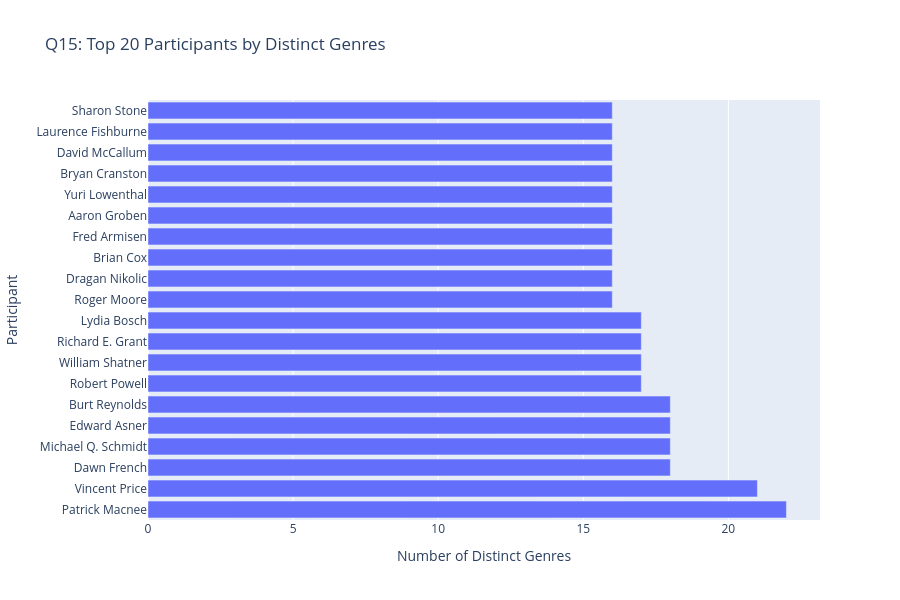
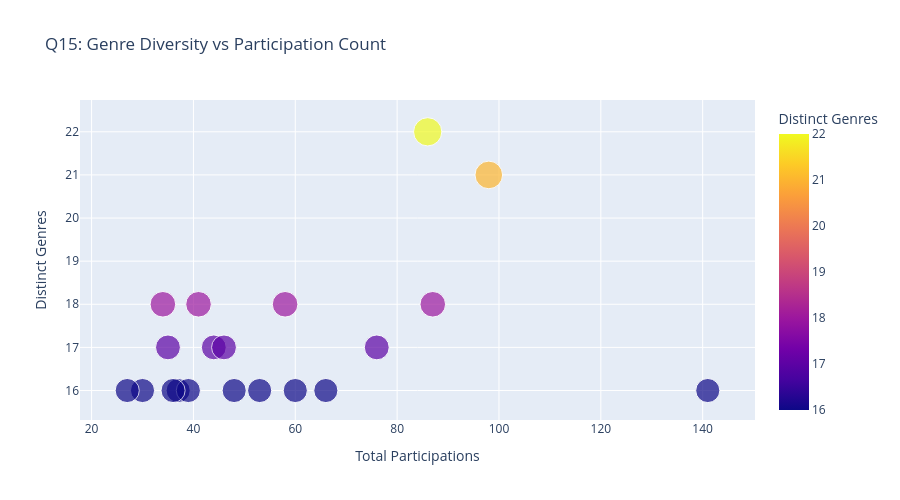

These figures' notebook cell, in order:
### Code cell
# Q15: Visualization - Horizontal Bar Chart & Bubble Chart
# Prepare data for Q15
viz_data_q15 = (
    participations_pers.merge(bridge_genres, on='tconst', how='inner')
    .groupby('nconst')
    .agg({
        'genre_id': 'nunique',
        'tconst': 'count'
    })
    .reset_index()
    .rename(columns={'genre_id': 'distinct_genres_count', 'tconst': 'participation_count'})
    .sort_values('distinct_genres_count', ascending=False)
    .merge(dim_person[['nconst', 'primaryName']], on='nconst', how='left')
    .head(20)
)

# Horizontal bar chart
fig_q15_bar = px.bar(
    viz_data_q15,
    y='primaryName',
    x='distinct_genres_count',
    orientation='h',
    title='Q15: Top 20 Participants by Distinct Genres',
    labels={'distinct_genres_count': 'Number of Distinct Genres', 'primaryName': 'Participant'},
    height=600
)
fig_q15_bar.show()

# Bubble chart - Genres vs Participations
fig_q15_bubble = px.scatter(
    viz_data_q15,
    x='participation_count',
    y='distinct_genres_count',
    size='distinct_genres_count',
    color='distinct_genres_count',
    hover_name='primaryName',
    title='Q15: Genre Diversity vs Participation Count',
    labels={'participation_count': 'Total Participations', 'distinct_genres_count': 'Distinct Genres'},
    height=500
)
fig_q15_bubble.show()

### Figure 1 — Plotly figure (JSON) as saved in the notebook; plotly's stock layout.template omitted (floating-point values rounded to 4 significant figures)
{"data": [{"hovertemplate": "Number of Distinct Genres=%{x}<br>Participant=%{y}<extra></extra>", "legendgroup": "", "marker": {"color": "#636efa", "pattern": {"shape": ""}}, "name": "", "orientation": "h", "showlegend": false, "textposition": "auto", "type": "bar", "x": [22, 21, 18, 18, 18, 18, 17, 17, 17, 17, 16, 16, 16, 16, 16, 16, 16, 16, 16, 16], "xaxis": "x", "y": ["Patrick Macnee", "Vincent Price", "Dawn French", "Michael Q. Schmidt", "Edward Asner", "Burt Reynolds", "Robert Powell", "William Shatner", "Richard E. Grant", "Lydia Bosch", "Roger Moore", "Dragan Nikolic", "Brian Cox", "Fred Armisen", "Aaron Groben", "Yuri Lowenthal", "Bryan Cranston", "David McCallum", "Laurence Fishburne", "Sharon Stone"], "yaxis": "y"}], "layout": {"barmode": "relative", "height": 600, "legend": {"tracegroupgap": 0}, "title": {"text": "Q15: Top 20 Participants by Distinct Genres"}, "xaxis": {"anchor": "y", "domain": [0, 1], "title": {"text": "Number of Distinct Genres"}}, "yaxis": {"anchor": "x", "domain": [0, 1], "title": {"text": "Participant"}}}}

### Figure 2 — Plotly figure (JSON) as saved in the notebook; plotly's stock layout.template omitted (floating-point values rounded to 4 significant figures)
{"data": [{"hovertemplate": "<b>%{hovertext}</b><br><br>Total Participations=%{x}<br>Distinct Genres=%{marker.color}<extra></extra>", "hovertext": ["Patrick Macnee", "Vincent Price", "Dawn French", "Michael Q. Schmidt", "Edward Asner", "Burt Reynolds", "Robert Powell", "William Shatner", "Richard E. Grant", "Lydia Bosch", "Roger Moore", "Dragan Nikolic", "Brian Cox", "Fred Armisen", "Aaron Groben", "Yuri Lowenthal", "Bryan Cranston", "David McCallum", "Laurence Fishburne", "Sharon Stone"], "legendgroup": "", "marker": {"color": [22, 21, 18, 18, 18, 18, 17, 17, 17, 17, 16, 16, 16, 16, 16, 16, 16, 16, 16, 16], "coloraxis": "coloraxis", "size": [22, 21, 18, 18, 18, 18, 17, 17, 17, 17, 16, 16, 16, 16, 16, 16, 16, 16, 16, 16], "sizemode": "area", "sizeref": 0.055, "symbol": "circle"}, "mode": "markers", "name": "", "orientation": "v", "showlegend": false, "type": "scatter", "x": [86, 98, 58, 41, 87, 34, 44, 76, 46, 35, 37, 39, 30, 60, 66, 141, 48, 36, 27, 53], "xaxis": "x", "y": [22, 21, 18, 18, 18, 18, 17, 17, 17, 17, 16, 16, 16, 16, 16, 16, 16, 16, 16, 16], "yaxis": "y"}], "layout": {"coloraxis": {"colorbar": {"title": {"text": "Distinct Genres"}}, "colorscale": [[0, "#0d0887"], [0.1111, "#46039f"], [0.2222, "#7201a8"], [0.3333, "#9c179e"], [0.4444, "#bd3786"], [0.5556, "#d8576b"], [0.6667, "#ed7953"], [0.7778, "#fb9f3a"], [0.8889, "#fdca26"], [1, "#f0f921"]]}, "height": 500, "legend": {"itemsizing": "constant", "tracegroupgap": 0}, "title": {"text": "Q15: Genre Diversity vs Participation Count"}, "xaxis": {"anchor": "y", "domain": [0, 1], "title": {"text": "Total Participations"}}, "yaxis": {"anchor": "x", "domain": [0, 1], "title": {"text": "Distinct Genres"}}}}
